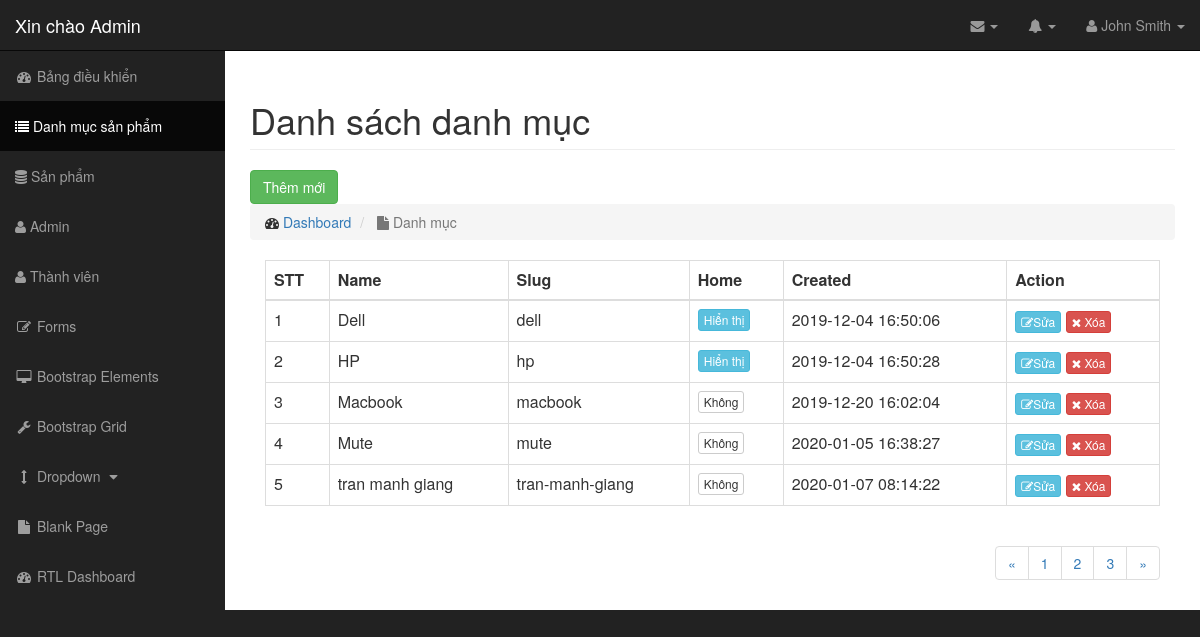
The page /admin/modules/category/index.php on the database its author committed.
### tables this page shows
CREATE TABLE `category` (
  `id` int(11) NOT NULL,
  `name` varchar(100) DEFAULT NULL,
  `slug` varchar(100) DEFAULT NULL,
  `images` varchar(100) DEFAULT NULL,
  `banner` varchar(100) DEFAULT NULL,
  `home` tinyint(4) DEFAULT 0,
  `status` int(11) DEFAULT 1,
  `created_at` timestamp NULL DEFAULT current_timestamp(),
  `updated_at` timestamp NULL DEFAULT current_timestamp() ON UPDATE current_timestamp()
);

### libraries/Function.php (called while the page is built, shortened)
<?php
    function base_url()
    {
        return $url  = "http://localhost/tutphp/";
    }
    function modules($url)
    {
        return base_url() . "admin/modules/" .$url ;
    }
 ?>

### libraries/Database.php (called while the page is built, shortened)
<?php
    class Database
    {
        public $link;
        public function __construct()
        {
            $this->link = mysqli_connect("localhost","root","","tutphp") or die ();
            mysqli_set_charset($this->link,"utf8");
        }
         public function fetchAll($table)
        {
            $sql = "SELECT * FROM {$table} WHERE 1" ;
            $result = mysqli_query($this->link,$sql) or die("Lỗi Truy Vấn fetchAll " .mysqli_error($this->link));
            $data = [];
            if( $result)
            {
                while ($num = mysqli_fetch_assoc($result))
                {
                    $data[] = $num;
                }
            }
            return $data;
        }
    }
    ?>

### admin/autoload/autoload.php (called while the page is built, shortened)
<?php
    require_once __DIR__.'/../../libraries/Database.php';
    require_once __DIR__.'/../../libraries/Function.php';
    $db = new Database;
?>

### admin/modules/category/index.php (the view, shortened to what this page needs)
<?php
    $open = "category";
    require_once __DIR__.'/../../autoload/autoload.php';
    $category = $db->fetchAll("category");
?>
<?php require_once __DIR__."/../../layouts/header.php";  ?>
                    <div class="row">
                        <div class="col-lg-12">
                            <h1 class="page-header">
                                Danh sách danh mục
                            </h1>
                            <a href="add.php" class = "btn btn-success">Thêm mới</a>
                            <ol class="breadcrumb">
                                <li>
                                    <i class="fa fa-dashboard"></i>  <a href="index.html">Dashboard</a>
                                </li>
                                <li class="active">
                                    <i class="fa fa-file"></i> Danh mục
                                </li>
                            </ol>
                        </div>
                    </div>
                    <div class="col-md-12">
                        <div class="table-responsive">
                        <table class="table table-bordered table-hover">
                            <thead>
                                <tr>
                                    <th>STT</th>
                                    <th>Name</th>
                                    <th>Slug</th>
                                    <th>Home</th>
                                    <th>Created</th>
                                    <th>Action</th>
                                </tr>
                            </thead>
                            <tbody>
                                <?php $stt = 1; foreach($category as $item): ?>
                                    <tr>
                                        <td><?php echo $stt; ?></td>
                                        <td><?php echo $item['name']; ?></td>
                                        <td><?php echo $item['slug']; ?></td>
                                        <td>
                                            <a href="home.php?id=<?php echo $item['id']; ?>" class = "btn btn-xs <?php echo $item['home'] == 1 ? 'btn-info' : 'btn-default'; ?>">
                                                <?php echo $item['home'] == 1 ? 'Hiển thị' : 'Không'; ?>
                                            </a>
                                        </td>
                                        <td><?php echo $item['created_at']; ?></td>
                                        <?php $stt++; ?>
                                        <td>
                                            <a class = "btn btn-xs btn-info" href="edit.php?id=<?php echo $item['id']?>"><i class = "fa fa-edit"></i>Sửa</a>
                                            <a class = "btn btn-xs btn-danger" href="delete.php?id=<?php echo $item['id']?>" onclick = "confirmation()"> <i class = "fa fa-times"></i> Xóa</a>
                                        </td>
                                    </tr>
                                <?php endforeach ?>
                            </tbody>
                        </table>
                        <div class="pull-right">
                            <nav aria-label="Page navigation example">
                                <ul class="pagination">
                                    <li class="page-item">
                                    <a class="page-link" href="#" aria-label="Previous">
                                        <span aria-hidden="true">&laquo;</span>
                                    </a>
                                    </li>
                                    <li class="page-item"><a class="page-link" href="#">1</a></li>
                                    <li class="page-item"><a class="page-link" href="#">2</a></li>
                                    <li class="page-item"><a class="page-link" href="#">3</a></li>
                                    <li class="page-item">
                                    <a class="page-link" href="#" aria-label="Next">
                                        <span aria-hidden="true">&raquo;</span>
                                    </a>
                                    </li>
                                </ul>
                            </nav>
                        </div>
                    </div>
                    </div>
<?php require_once __DIR__.'/../../layouts/footer.php';  ?>

### admin/layouts/header.php (shortened to what this page needs)
<!DOCTYPE html>
<html lang="en">
    <head>
        <link href="<?php echo base_url() ?>public/admin/css/bootstrap.min.css" rel="stylesheet">
        <link href="<?php echo base_url() ?>public/admin/css/sb-admin.css" rel="stylesheet">
        <link href="<?php echo base_url() ?>public/admin/css/font-awesome.min.css" rel="stylesheet" type="text/css">
    </head>
    <body>
        <div id="wrapper">
            <nav class="navbar navbar-inverse navbar-fixed-top" role="navigation">
                <div class="navbar-header">
                    <a class="navbar-brand" href="index.html">Xin chào Admin</a>
                </div>
                <ul class="nav navbar-right top-nav">
                    <li class="dropdown">
                        <a href="#" class="dropdown-toggle" data-toggle="dropdown"><i class="fa fa-envelope"></i> <b class="caret"></b></a>
                    </li>
                    <li class="dropdown">
                        <a href="#" class="dropdown-toggle" data-toggle="dropdown"><i class="fa fa-bell"></i> <b class="caret"></b></a>
                    </li>
                    <li class="dropdown">
                        <a href="#" class="dropdown-toggle" data-toggle="dropdown"><i class="fa fa-user"></i> John Smith <b class="caret"></b></a>
                    </li>
                </ul>
                <div class="collapse navbar-collapse navbar-ex1-collapse">
                    <ul class="nav navbar-nav side-nav">
                        <li>
                            <a href="<?php echo base_url() ?>admin"><i class="fa fa-fw fa-dashboard"></i> Bảng điều khiển</a>
                        </li>
                        <li class="<?php echo isset($open) && $open == 'category' ? 'active' : '' ?>">
                            <a href="<?php echo modules("category") ?>"><i class = "fa fa-list"></i> Danh mục sản phẩm</a>
                        </li>
                        <li class="<?php echo isset($open) && $open == 'product' ? 'active' : '' ?>">
                            <a href="<?php echo modules("product") ?>"><i class = "fa fa-database"></i> Sản phẩm</a>
                        </li>
                        <li class="<?php echo isset($open) && $open == 'admin' ? 'active' : '' ?>">
                            <a href="<?php echo modules("admin") ?>"><i class="fa fa-user"></i> Admin </a>
                        </li>
                        <li class="<?php echo isset($open) && $open == 'user' ? 'active' : '' ?>">
                            <a href="<?php echo modules("user") ?>"><i class="fa fa-user"></i> Thành viên </a>
                        </li>
                        <li>
                            <a href="forms.html"><i class="fa fa-fw fa-edit"></i> Forms</a>
                        </li>
                        <li>
                            <a href="bootstrap-elements.html"><i class="fa fa-fw fa-desktop"></i> Bootstrap Elements</a>
                        </li>
                        <li>
                            <a href="bootstrap-grid.html"><i class="fa fa-fw fa-wrench"></i> Bootstrap Grid</a>
                        </li>
                        <li>
                            <a href="javascript:;" data-toggle="collapse" data-target="#demo"><i class="fa fa-fw fa-arrows-v"></i> Dropdown <i class="fa fa-fw fa-caret-down"></i></a>
                        </li>
                        <li>
                            <a href="blank-page.html"><i class="fa fa-fw fa-file"></i> Blank Page</a>
                        </li>
                        <li>
                            <a href="index-rtl.html"><i class="fa fa-fw fa-dashboard"></i> RTL Dashboard</a>
                        </li>
                    </ul>
                </div>
            </nav>
            <div id="page-wrapper">
                <div class="container-fluid">

### admin/layouts/footer.php (shortened to what this page needs)
</div>
            </div>
        </div>
    </body>
</html>

### public/admin/css/sb-admin.css (style rules this page uses)
body { margin-top: 100px; background-color: #222; }
@media (min-width:768px) { body { margin-top: 50px; } }
#wrapper { padding-left: 0; }
#page-wrapper { width: 100%; padding: 0; background-color: #fff; }
@media (min-width:768px) { #wrapper { padding-left: 225px; } }
@media (min-width:768px) { #page-wrapper { padding: 10px; } }
.top-nav { padding: 0 15px; }
.top-nav>li { display: inline-block; float: left; }
.top-nav>li>a { padding-top: 15px; padding-bottom: 15px; line-height: 20px; color: #999; }
@media (min-width:768px) { .side-nav { position: fixed; top: 51px; left: 225px; width: 225px; margin-left: -225px; border: none; border-radius: 0; overflow-y: auto; background-color: #222; bottom: 0; overflow-x: hidden; padding-bottom: 40px; } }
@media (min-width:768px) { .side-nav>li>a { width: 225px; } }

### rows shown on the page
category: name "Dell", slug "dell", home "Hiển thị", created_at "2019-12-04 16:50:06"
category: name "HP", slug "hp", home "Hiển thị", created_at "2019-12-04 16:50:28"
category: name "Macbook", slug "macbook", home "Không", created_at "2019-12-20 16:02:04"
category: name "Mute", slug "mute", home "Không", created_at "2020-01-05 16:38:27"
category: name "tran manh giang", slug "tran-manh-giang", home "Không", created_at "2020-01-07 08:14:22"
